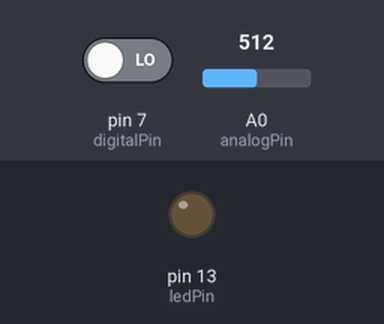
Bench run of a sketch on a simulated Arduino Uno, built with avr-gcc and run on an emulated ATmega328P. On the bench: output pins drawn as LEDs (lit = HIGH). Inputs (shaded band) come from the test bench; at power-on: pin 7 (digitalPin) LOW, A0 (analogPin) = 512. What the sketch prints to the serial monitor is not drawn.

Above: at 1.2 s.
1.3 s: pin 7 (digitalPin) driven HIGH
At 1.9 s:
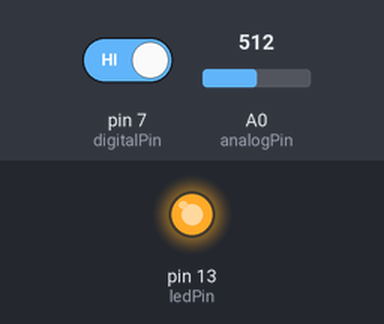
2.8 s: pin 7 (digitalPin) driven LOW
At 3.1 s:
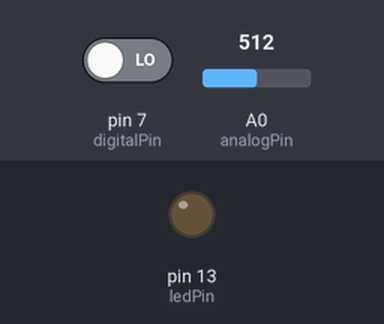
Timing chart, 0 to 5.8 s (numbered marks = the images above; inputs shaded):
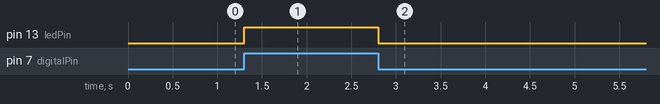

The sketch:

SoundSensor.ino
```cpp
// KY-037 Microphone Sound Sensor - Tutorial
// Arduino Uno

int digitalPin = 7;  // KY-037 digital interface
int analogPin = A0;  // KY-037 analog interface
int ledPin = 13;     // Onboard LED
int digitalVal;      // Variable for digital readings
int analogVal;       // Variable for analog readings

void setup() {
  pinMode(digitalPin, INPUT);  // Set digital pin as input
  pinMode(analogPin, INPUT);   // Set analog pin as input
  pinMode(ledPin, OUTPUT);     // Set LED pin as output
  Serial.begin(9600);          // Initialize serial communication
}

void loop() {
  // Read the digital interface
  digitalVal = digitalRead(digitalPin);

  if (digitalVal == HIGH) {
    digitalWrite(ledPin, HIGH);  // Turn ON Arduino's LED
  } else {
    digitalWrite(ledPin, LOW);   // Turn OFF Arduino's LED
  }

  // Read the analog interface
  analogVal = analogRead(analogPin);

  // Print analog value to the Serial Monitor
  Serial.println(analogVal);
}
```

Measured:
- after the input at 1.3 s, pin 13 (ledPin): LOW → HIGH at once
- after the input at 2.8 s, pin 13 (ledPin): HIGH → LOW at once
